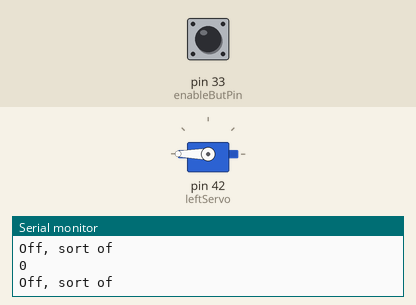
This sketch was run on a simulated Arduino Mega 2560, built with avr-gcc and run on an emulated ATmega2560. On the bench: servo, the last lines printed to the serial monitor. The inputs (shaded band) are chosen by the test bench; at power-on: pin 33 (enableButPin) LOW.

Above: at 1.2 s.
1.3 s: pin 33 (enableButPin) pulled HIGH for 0.15 s
At 4.6 s:
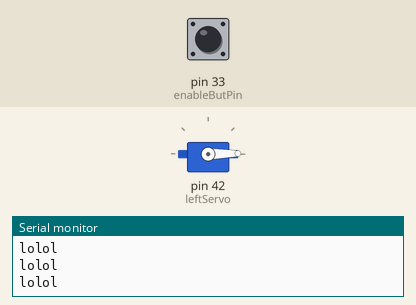
7.3 s: pin 33 (enableButPin) driven LOW
At 7.61 s:
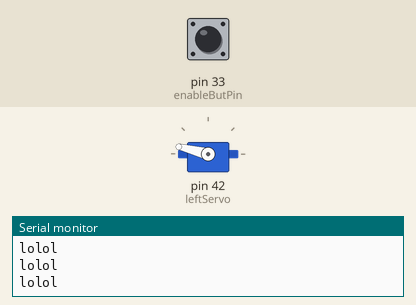
Timing chart, 0 to 10.3 s (numbered marks = the images above; inputs shaded):
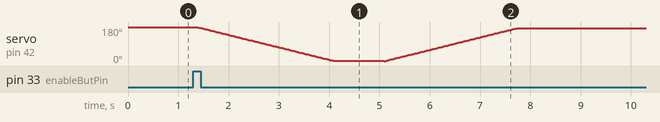

The sketch:

servoDemo1.ino
```cpp
#include <Servo.h>

Servo leftServo;  // create servo object to control a servo
// a maximum of eight servo objects can be created
Servo rightServo;

int leftPos = 180;    // variable to store the servo position
int rightPos = 167;

const int enableButPin = 33;
int enableState = 0;
int prevEnableState = 0;
boolean start;

void setup()
{
  Serial.begin(4800);
  leftServo.attach(42);  // attaches the servo on pin 9 to the servo object
//  rightServo.attach(53);

  leftServo.write(leftPos);
  rightServo.write(167);
  delay(50);
  pinMode(enableButPin, INPUT);
}


void loop()
{
  enableState = digitalRead(enableButPin);
  delay(1);

  Serial.println(enableState);

  if(enableState != prevEnableState) // if button is pressed and released
  {
    if(enableState) // if switched to on
    {
      start = 1;
    }
    else
    {
      start = 0;
    }
  }

  if (start)
  {
    do // loop to close the claws (left and right claws go 180 degrees)
    {
      Serial.println("lolol");
      leftServo.write(leftPos);
      delay(15);
      rightServo.write(rightPos);
      rightPos--;
      leftPos--;

    }while(leftPos != 0);// && rightPos != 97);

    delay(1000);

    do
    {
      leftServo.write(leftPos);
      delay(15);
      leftPos++;
    }while(leftPos != 175);
  }
  else
  {
    Serial.println("Off, sort of");
  }

  prevEnableState = enableState;
}
```
